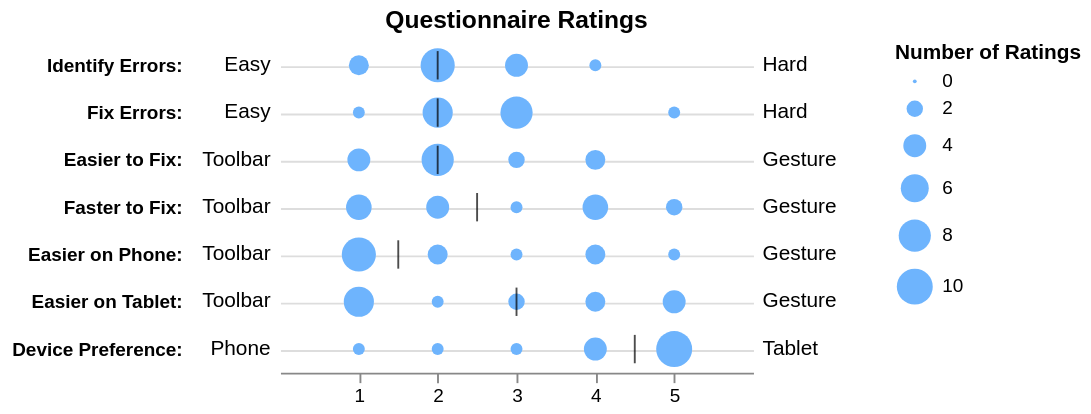

Write the Vega-Lite specification saved for this chart.
### Vega specification from a JSON file in a GitHub repository (floating-point values rounded to 4 significant figures; data arrays with more than 128 entries replaced by an {"elided": "..."} marker saying what was removed)
{"$schema": "https://vega.github.io/schema/vega/v5.json", "description": "Likert Scale Ratings Distributions and Medians. (Figure 9 from @jhoffswell and @zcliu's ['Interactive Repair of Tables Extracted from PDF Documents on Mobile Devices'](https://idl.cs.washington.edu/files/2019-InteractiveTableRepair-CHI.pdf))", "background": "white", "padding": 5, "width": 250, "height": 175, "title": {"text": "Questionnaire Ratings", "frame": "group"}, "style": "cell", "encode": {"update": {"stroke": {"value": null}}}, "data": [{"name": "medians", "values": [{"name": "Identify Errors:", "median": 2.0, "lo": "Easy", "hi": "Hard"}, {"name": "Fix Errors:", "median": 2, "lo": "Easy", "hi": "Hard"}, {"name": "Easier to Fix:", "median": 2.0, "lo": "Toolbar", "hi": "Gesture"}, {"name": "Faster to Fix:", "median": 2.5, "lo": "Toolbar", "hi": "Gesture"}, {"name": "Easier on Phone:", "median": 1.5, "lo": "Toolbar", "hi": "Gesture"}, {"name": "Easier on Tablet:", "median": 3.0, "lo": "Toolbar", "hi": "Gesture"}, {"name": "Device Preference:", "median": 4.5, "lo": "Phone", "hi": "Tablet"}]}, {"name": "values", "values": {"elided": "170 records"}}, {"name": "data_0", "source": "medians", "transform": [{"type": "filter", "expr": "isValid(datum[\"median\"]) && isFinite(+datum[\"median\"])"}]}, {"name": "data_1", "source": "values", "transform": [{"type": "filter", "expr": "datum.name != 'Toolbar_First'"}, {"type": "filter", "expr": "datum.name != 'Tablet_First'"}, {"type": "filter", "expr": "datum.name != 'Participant ID'"}, {"type": "aggregate", "groupby": ["value", "name"], "ops": ["count"], "fields": [null], "as": ["__count"]}, {"type": "filter", "expr": "isValid(datum[\"value\"]) && isFinite(+datum[\"value\"])"}]}], "marks": [{"name": "layer_0_marks", "type": "symbol", "style": ["circle"], "from": {"data": "data_1"}, "encode": {"update": {"fill": {"value": "#6EB4FD"}, "ariaRoleDescription": {"value": "circle"}, "description": {"signal": "\"value: \" + (format(datum[\"value\"], \"\")) + \"; name: \" + (isValid(datum[\"name\"]) ? datum[\"name\"] : \"\"+datum[\"name\"]) + \"; Number of Ratings: \" + (format(datum[\"__count\"], \"\"))"}, "x": {"scale": "x", "field": "value"}, "y": {"scale": "y", "field": "name"}, "size": {"scale": "size", "field": "__count"}, "shape": {"value": "circle"}}}}, {"name": "layer_1_marks", "type": "rect", "style": ["tick"], "from": {"data": "data_0"}, "encode": {"update": {"opacity": {"value": 0.7}, "fill": {"value": "black"}, "ariaRoleDescription": {"value": "tick"}, "description": {"signal": "\"median: \" + (format(datum[\"median\"], \"\")) + \"; name: \" + (isValid(datum[\"name\"]) ? datum[\"name\"] : \"\"+datum[\"name\"])"}, "xc": {"scale": "x", "field": "median"}, "yc": {"scale": "y", "field": "name"}, "height": {"value": 15}, "width": {"value": 1}}}}, {"name": "layer_2_marks", "type": "text", "style": ["text"], "from": {"data": "medians"}, "encode": {"update": {"align": {"value": "right"}, "fill": {"value": "black"}, "description": {"signal": "\"name: \" + (isValid(datum[\"name\"]) ? datum[\"name\"] : \"\"+datum[\"name\"]) + \"; lo: \" + (isValid(datum[\"lo\"]) ? datum[\"lo\"] : \"\"+datum[\"lo\"])"}, "x": {"value": -5}, "y": {"scale": "y", "field": "name"}, "text": {"signal": "isValid(datum[\"lo\"]) ? datum[\"lo\"] : \"\"+datum[\"lo\"]"}, "baseline": {"value": "middle"}}}}, {"name": "layer_3_marks", "type": "text", "style": ["text"], "from": {"data": "medians"}, "encode": {"update": {"align": {"value": "left"}, "fill": {"value": "black"}, "description": {"signal": "\"name: \" + (isValid(datum[\"name\"]) ? datum[\"name\"] : \"\"+datum[\"name\"]) + \"; hi: \" + (isValid(datum[\"hi\"]) ? datum[\"hi\"] : \"\"+datum[\"hi\"])"}, "x": {"value": 255}, "y": {"scale": "y", "field": "name"}, "text": {"signal": "isValid(datum[\"hi\"]) ? datum[\"hi\"] : \"\"+datum[\"hi\"]"}, "baseline": {"value": "middle"}}}}], "scales": [{"name": "x", "type": "linear", "domain": [0, 6], "range": [0, {"signal": "width"}], "zero": true}, {"name": "y", "type": "point", "domain": {"fields": [{"data": "data_1", "field": "name"}, {"data": "data_0", "field": "name"}, {"data": "medians", "field": "name"}]}, "range": [0, {"signal": "height"}], "padding": 0.5}, {"name": "size", "type": "linear", "domain": {"data": "data_1", "field": "__count"}, "range": [4, 361], "zero": true}], "axes": [{"scale": "y", "orient": "left", "grid": true, "offset": 50, "gridScale": "x", "domain": false, "labels": false, "aria": false, "maxExtent": 0, "minExtent": 0, "ticks": false, "zindex": 0}, {"scale": "x", "orient": "bottom", "grid": false, "values": [1, 2, 3, 4, 5], "labelFlush": true, "labelOverlap": true, "zindex": 0}, {"scale": "y", "orient": "left", "grid": false, "domain": false, "labelFontWeight": "bold", "offset": 50, "ticks": false, "zindex": 0}], "legends": [{"offset": 75, "title": "Number of Ratings", "size": "size", "symbolType": "circle", "encode": {"symbols": {"update": {"fill": {"value": "#6EB4FD"}, "stroke": {"value": "transparent"}}}}}]}
